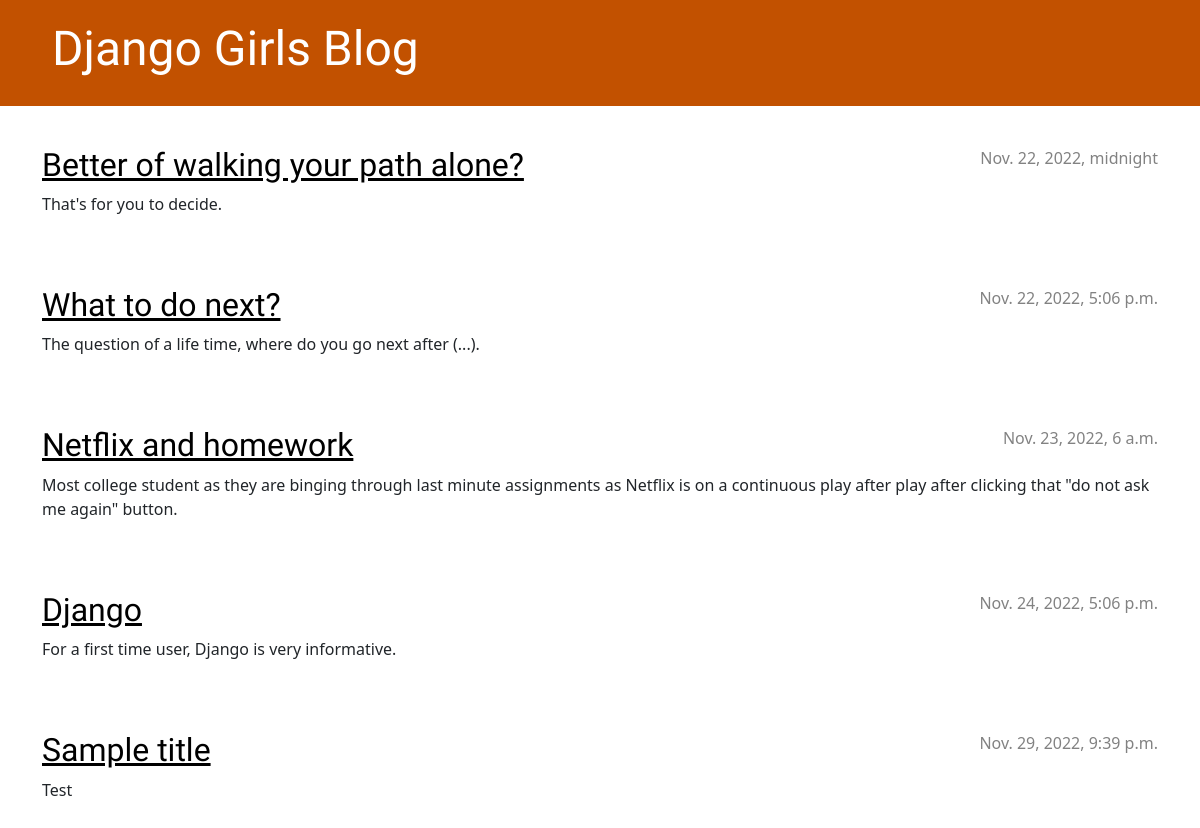
The app's page /, older data.
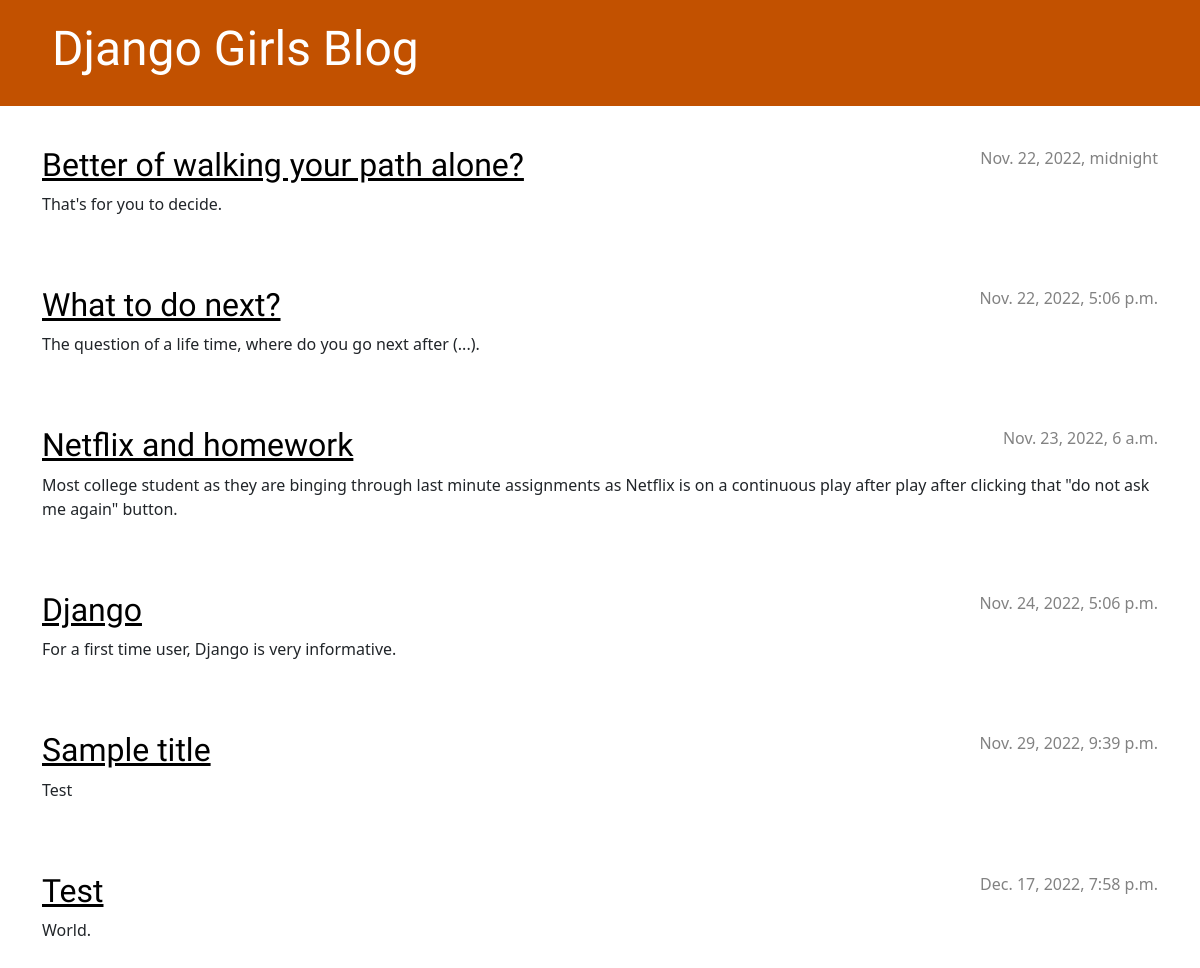
The same page, newer data.
### blog/models.py (models this page shows, shortened)
class Post(models.Model):
    author = models.ForeignKey(
        settings.AUTH_USER_MODEL, on_delete=models.CASCADE)
    title = models.CharField(max_length=200)
    text = models.TextField()
    created_date = models.DateTimeField(default=timezone.now)
    published_date = models.DateTimeField(blank=True, null=True)

### blog/views.py (the view)
# urls.py: path('', views.post_list, name='post_list'),
def post_list(request):
    posts = Post.objects.filter(published_date__lte=timezone.now()).order_by('published_date')
    return render(request, 'blog/post_list.html', {'posts': posts})

### blog/templates/blog/post_list.html
{% extends 'blog/base.html' %}
{% block content %}
    {% for post in posts %}
        <article class="post">
            <time class="date">
                {{ post.published_date }}
            </time>
            <h2><a href="{% url 'post_detail' pk=post.pk %}">{{ post.title }}</a></h2>
            <p>{{ post.text|linebreaksbr }}</p>
        </article>
    {% endfor %}
{% endblock %}

Row changes from the older to the newer data that the page shows:
added Post: published_date "Dec. 17, 2022, 7:58 p.m.", title "Test", text "World."
